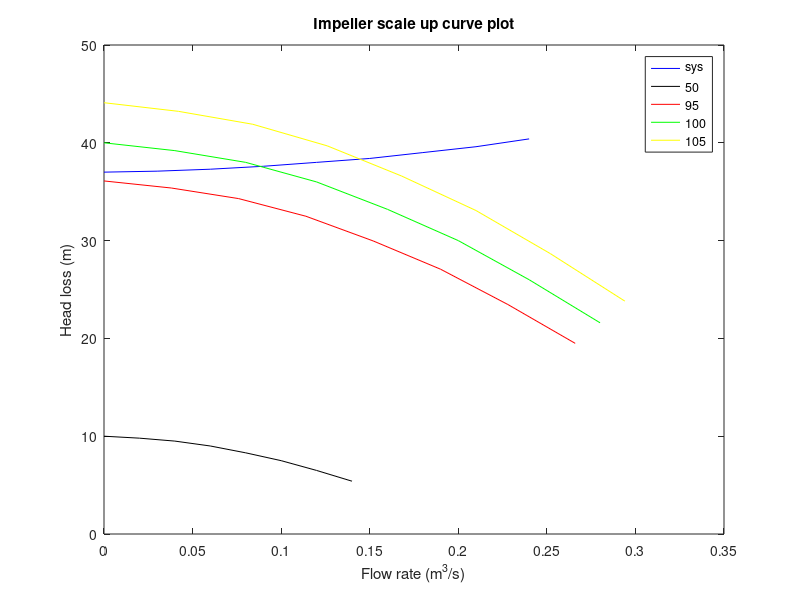

This figure's MATLAB source:
Q_50_L=[0:20:140]                 %L/s
Q_50=Q_50_L./1000    %m3/s
h_50=[10 9.8 9.5 9 8.3 7.5 6.5 5.4]
Q_sys_L=[0:30:240]
Q_sys=Q_sys_L./1000
h_sys=[37 37.1 37.3 37.6 38 38.4 39 39.6 40.4]

D_50=50
D_95=95
D_100=100
D_105=105

Q_95=(D_95./D_50).*Q_50                % know Q1,D1,D2, find Q2
h_95=(D_95./D_50).^2.*h_50             % know h1,D1,D2, find h2

Q_100=(D_100./D_50).*Q_50              % know Q1,D1,D2, find Q2
h_100=(D_100./D_50).^2.*h_50           % know h1,D1,D2, find h2

Q_105=(D_105./D_50).*Q_50              % know Q1,D1,D2, find Q2
h_105=(D_105./D_50).^2.*h_50           % know h1,D1,D2, find h2
 
plot(Q_sys,h_sys,'b-')
title('Impeller scale up curve plot')
ylabel('Head loss (m)')
xlabel('Flow rate (m^3/s)')
hold on
plot(Q_50,h_50,'k-')
plot(Q_95,h_95,'r-')
plot(Q_100,h_100,'g-')
plot(Q_105,h_105,'y-')
hold off
legend('sys','50','95','100','105')
final_impeller=100